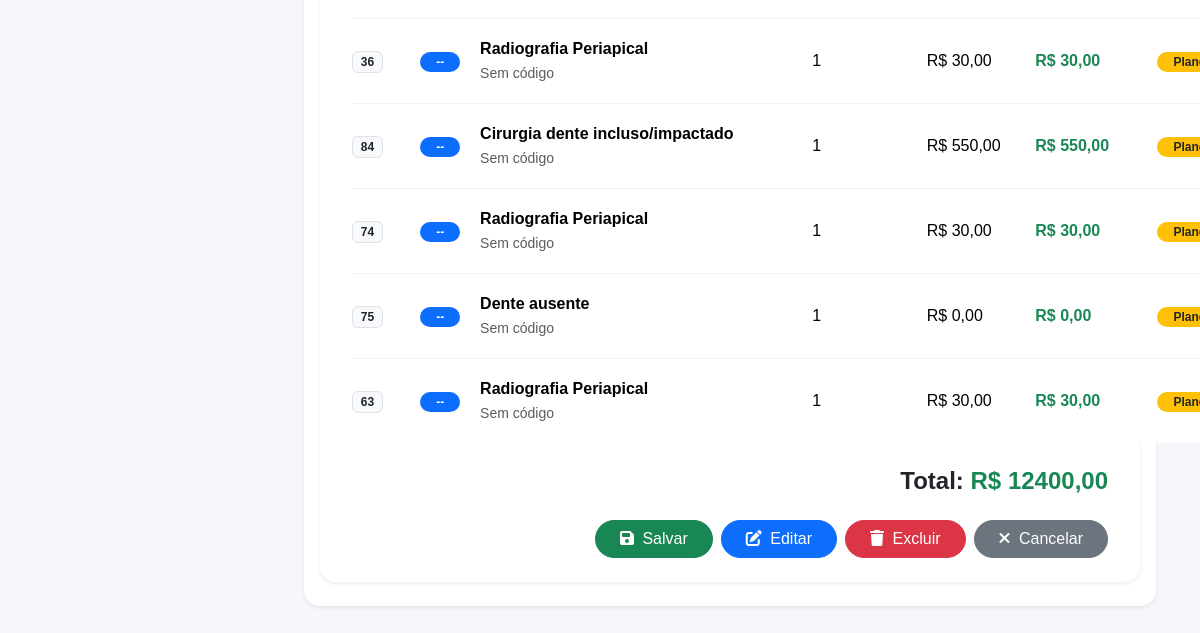
The page /pacientes/2/orcamento/ (signed in, lower part) on the database as committed earlier.
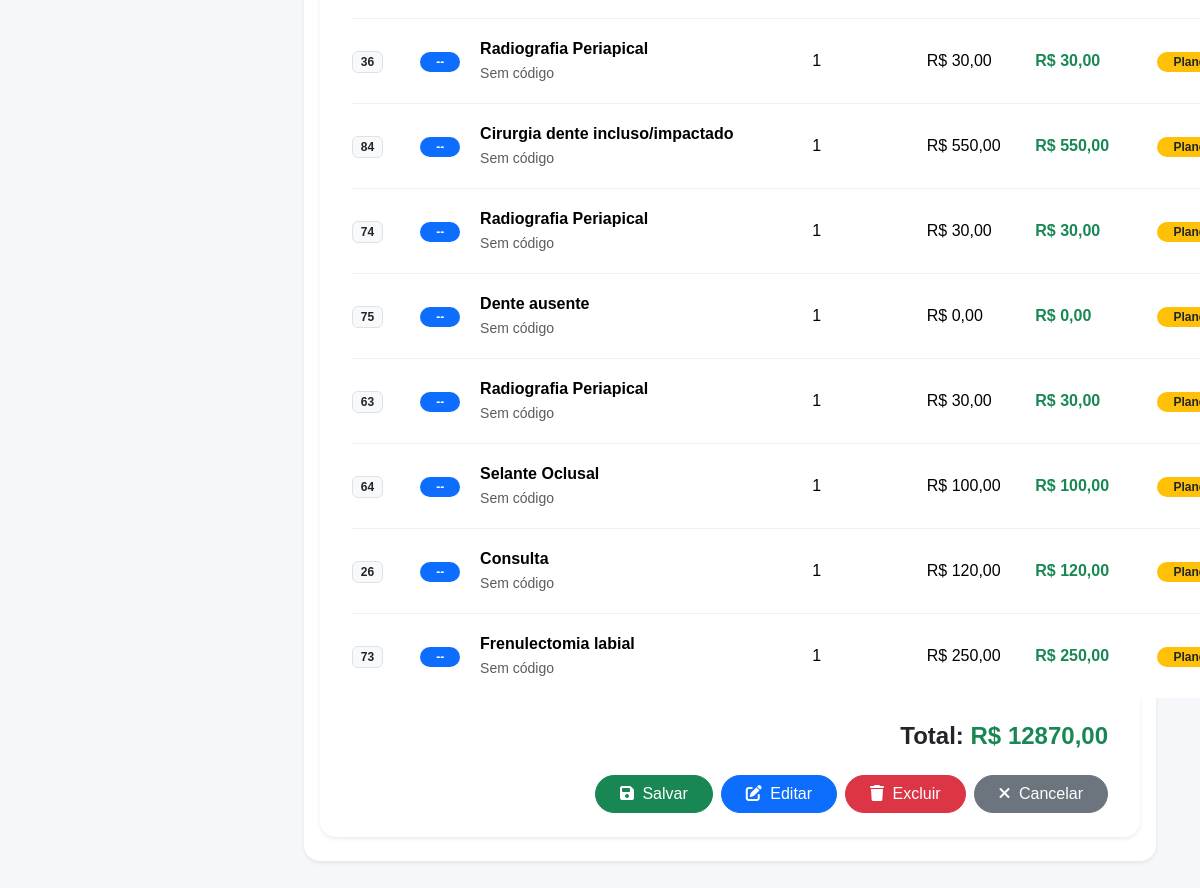
The same page on the database as committed later.
### accounts/models.py (models this page shows, shortened)
class ItemOrcamento(models.Model):
    STATUS_CHOICES = (
        ('planejado', 'Planejado'),
        ('andamento', 'Em andamento'),
        ('finalizado', 'Finalizado'),
        ('cancelado', 'Cancelado'),
    )
    orcamento = models.ForeignKey(
        Orcamento,
        on_delete=models.CASCADE,
        related_name='itens'
    )
    procedimento = models.ForeignKey(
        Procedimento,
        on_delete=models.SET_NULL,
        null=True
    )
    dente = models.CharField(
        max_length=10,
        blank=True,
        null=True
    )
    face = models.CharField(
        max_length=10,
        blank=True,
        null=True
    )
    quantidade = models.IntegerField(
        default=1
    )
    valor_unitario = models.DecimalField(
        max_digits=10,
        decimal_places=2,
        default=0
    )
    status = models.CharField(
        max_length=20,
        choices=STATUS_CHOICES,
        default='planejado'
    )
    @property
    def total(self):
        return self.quantidade * self.valor_unitario

class Procedimento(models.Model):
    CATEGORIAS = [
        ('dentistica', 'Dentística'),
        ('endodontia', 'Endodontia'),
        ('periodontia', 'Periodontia'),
        ('cirurgia', 'Cirurgia'),
        ('protese', 'Prótese'),
        ('implantodontia', 'Implantodontia'),
        ('ortodontia', 'Ortodontia'),
        ('geral', 'Geral')
    ]
    TIPOS = [
        ('dente', 'Por Dente'),
        ('hemiarcada', 'Hemi-Arcada'),
        ('geral', 'Geral'),
        ('cirurgia', 'Cirurgia')
    ]
    POSICOES = [
        ('coroa', 'Coroa'),
        ('raiz', 'Raiz'),
        ('oclusal', 'Oclusal'),
        ('vestibular', 'Vestibular'),
        ('lingual', 'Lingual'),
        ('centro', 'Centro')
    ]
    STATUS = [
        ('realizar', 'A Realizar'),
        ('andamento', 'Em Andamento'),
        ('realizado', 'Realizado'),
        ('cancelado', 'Cancelado'),
        ('reavaliar', 'Reavaliar')
    ]
    nome = models.CharField(
        max_length=255
    )
    categoria = models.CharField(
        max_length=100,
        choices=CATEGORIAS,
        default='geral'
    )
    tipo = models.CharField(
        max_length=50,
        choices=TIPOS,
        default='dente'
    )
    status = models.CharField(
        max_length=30,
        choices=STATUS,
        default='realizar'
    )
    icone = models.CharField(
        max_length=100,
        blank=True,
        null=True
    )
    arquivo_icone = models.CharField(
        max_length=255,
        blank=True,
        null=True
    )
    posicao_icone = models.CharField(
        max_length=30,
        choices=POSICOES,
        default='centro'
    )
    valor_particular = models.DecimalField(
        max_digits=10,
        decimal_places=2,
        default=0
    )
    valor_convenio = models.DecimalField(
        max_digits=10,
        decimal_places=2,
        default=0
    )
    tempo_estimado = models.IntegerField(
        default=60,
        help_text='Tempo em minutos'
    )
    custo_clinico = models.DecimalField(
        max_digits=10,
        decimal_places=2,
        default=0
    )
    ativo = models.BooleanField(
        default=True
    )
    ordem = models.IntegerField(
        default=0
    )
    criado_em = models.DateTimeField(
        auto_now_add=True
    )
    class Meta:
        ordering = ['categoria', 'ordem', 'nome']
        verbose_name = 'Procedimento'
        verbose_name_plural = 'Procedimentos'
    def __str__(self):
        return self.nome

class Orcamento(models.Model):
    paciente = models.ForeignKey(
        Paciente,
        on_delete=models.CASCADE,
        related_name='orcamentos'
    )
    STATUS_CHOICES = (
        ('rascunho', 'Rascunho'),
        ('aprovado', 'Aprovado'),
        ('finalizado', 'Finalizado'),
        ('cancelado', 'Cancelado'),
    )
    status = models.CharField(
        max_length=20,
        choices=STATUS_CHOICES,
        default='rascunho'
    )
    desconto = models.DecimalField(
        max_digits=10,
        decimal_places=2,
        default=0
    )
    observacoes = models.TextField(
        blank=True,
        null=True
    )
    criado_em = models.DateTimeField(
        auto_now_add=True
    )
    @property
    def total(self):
        total = sum(
            item.total
            for item in self.itens.all()
        )
        return total - self.desconto

### accounts/views.py (the view)
@login_required(login_url='/')
def orcamento(request, id):
    paciente = get_object_or_404(
        Paciente,
        id=id
    )
    orcamento, created = Orcamento.objects.get_or_create(
        paciente=paciente
    )
    if request.method == 'POST':
        item_form = ItemOrcamentoForm(request.POST)
        if item_form.is_valid():
            item = item_form.save(commit=False)
            item.orcamento = orcamento
            item.dente = request.POST.get('dente')
            item.face = request.POST.get('face')
            item.status = 'planejado'
            item.valor_unitario = item.procedimento.valor_particular
            item.save()
            return redirect(
                'orcamento',
                id=paciente.id
            )
    else:
        item_form = ItemOrcamentoForm()
    context = {
        'paciente': paciente,
        'orcamento': orcamento,
        'item_form': item_form,
    }
    return render(
        request,
        'accounts/orcamento.html',
        context
    )

### accounts/templates/accounts/orcamento.html (shortened to what this page needs)
{% extends 'accounts/base.html' %}
{% block content %}
<div class="container-fluid p-4">
    <div class="card border-0 shadow-sm rounded-4 mb-4">
        <div class="card-body p-4">
            <form method="POST">
             <div class="row g-3 align-items-end">
    <div class="card border-0 shadow-sm rounded-4">
        <div class="card-body p-4">
            <table class="table align-middle">
             <tbody>
    {% for item in orcamento.itens.all %}
    <tr>
        <td>
            <span class="badge bg-light text-dark border">
                {{ item.dente|default:"--" }}
            </span>
        </td>
<td>
    <span class="badge bg-primary rounded-pill px-3">
        {{ item.face|default:"--" }}
    </span>
</td>
        <td>
            <div class="fw-semibold">
                {{ item.procedimento.nome }}
            </div>
            <small class="text-muted">
                {{ item.procedimento.codigo|default:"Sem código" }}
            </small>
        </td>
        <td>
            {{ item.quantidade }}
        </td>
        <td>
            R$ {{ item.valor_unitario }}
        </td>
        <td>
            <span class="fw-bold text-success">
                R$ {{ item.total }}
            </span>
        </td>
        <td class="text-center">
            <span class="badge bg-warning text-dark rounded-pill px-3">
                Planejado
            </span>
        </td>
    </tr>
    {% empty %}
    <tr>
        <td colspan="7" class="text-center text-muted py-4">
            Nenhum item adicionado.
        </td>
    </tr>
    {% endfor %}
</tbody>
            </table>
            <div class="text-end mt-4">
                <h4 class="fw-bold">
                    Total:
                    <span class="text-success">
                        R$ {{ orcamento.total }}
                    </span>
                </h4>
            </div>
            <div class="d-flex justify-content-end gap-2 mt-4 flex-wrap">
                <button class="btn btn-success rounded-pill px-4">
                    <i class="fas fa-save me-1"></i>
                    Salvar
                </button>
                <button class="btn btn-primary rounded-pill px-4">
                    <i class="fas fa-edit me-1"></i>
                    Editar
                </button>
                <button class="btn btn-danger rounded-pill px-4">
                    <i class="fas fa-trash me-1"></i>
                    Excluir
                </button>
                <button class="btn btn-secondary rounded-pill px-4">
                    <i class="fas fa-times me-1"></i>
                    Cancelar
                </button>
            </div>
        </div>
    </div>
</div>
{% endblock %}

Rows that differ between the two databases and show on the page:
added ItemOrcamento: dente "64", face "--", procedimento.nome "Selante Oclusal", procedimento.codigo "Sem código", quantidade "1", valor_unitario "100,00", total "100,00"
added ItemOrcamento: dente "26", face "--", procedimento.nome "Consulta", procedimento.codigo "Sem código", quantidade "1", valor_unitario "120,00", total "120,00"
added ItemOrcamento: dente "73", face "--", procedimento.nome "Frenulectomia labial", procedimento.codigo "Sem código", quantidade "1", valor_unitario "250,00", total "250,00"
computed for Orcamento: total "12400,00" → "12870,00"
